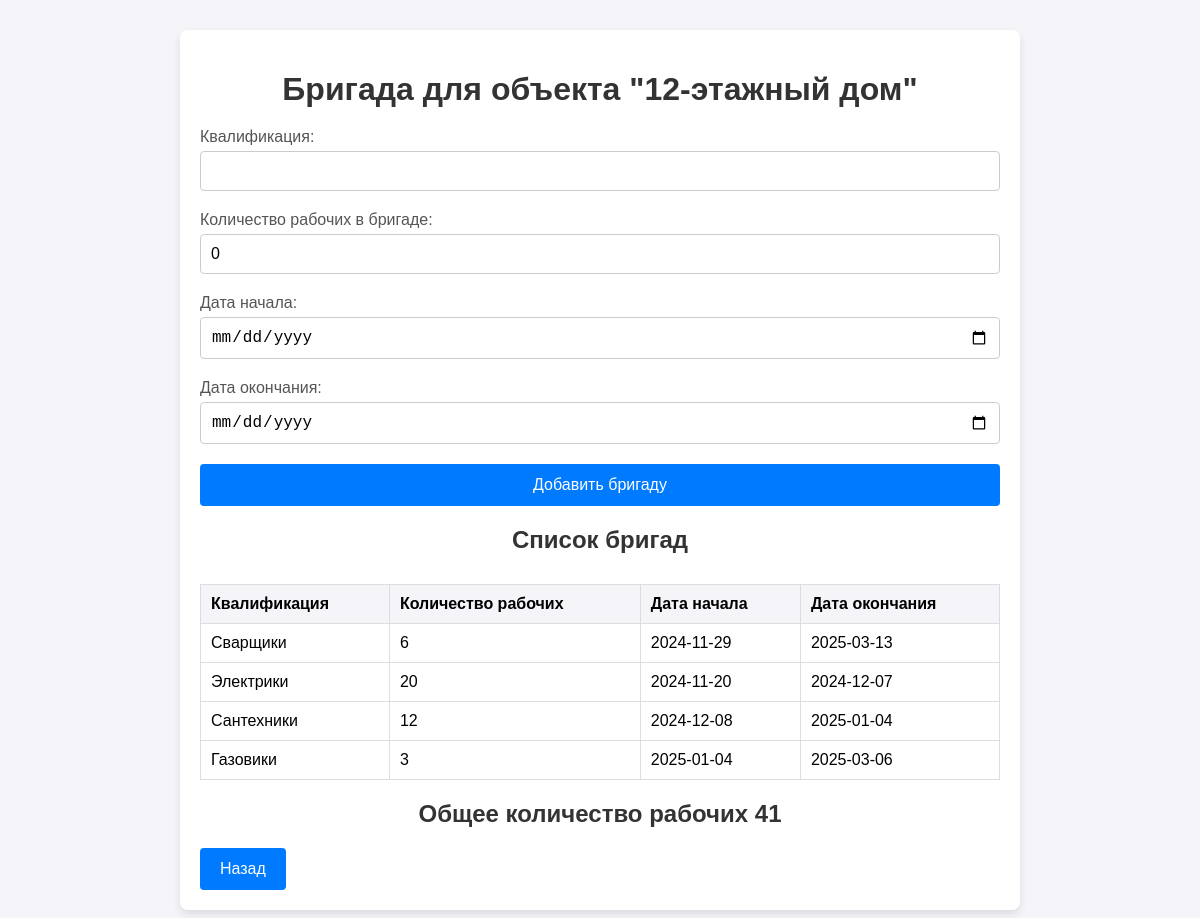
Page /workforce/1 (signed in) on the committed database.
### tables this page shows
CREATE TABLE construction_objects (
                id INTEGER PRIMARY KEY AUTOINCREMENT,
                name TEXT NOT NULL,
                address TEXT NOT NULL,
                deadline TEXT NOT NULL,
                status TEXT NOT NULL
            );

CREATE TABLE workforce (
                id INTEGER PRIMARY KEY AUTOINCREMENT,
                object_id INTEGER NOT NULL,
                kval TEXT NOT NULL,
                workers INTEGER NOT NULL,
                start_date TEXT NOT NULL,
                end_date TEXT NOT NULL,
                FOREIGN KEY (object_id) REFERENCES construction_objects (id) ON DELETE CASCADE
            );

### main.py (the view, shortened to what this page needs)
@app.route("/workforce/<int:object_id>", methods=["GET", "POST"])
@login_required
def manage_workforce(object_id):
    obj = ConstructionObjectTable.get_by_id(object_id)
    workforces = WorkforceTable.get_by_id(object_id)  # Получаем все бригады для объекта
    all_worker = WorkforceTable.count_total_workers(object_id)
    return render_template("manage_workforce.html", obj=obj, workforces=workforces, all_worker=all_worker)

### active_record.py (called while the page is built)
    @staticmethod
    def connect():
        conn = sqlite3.connect(DB_PATH)
        conn.row_factory = sqlite3.Row
        return conn

    @staticmethod
    def from_row(row):
        return ConstructionObject(
            id=row["id"], name=row["name"], address=row["address"],
            deadline=row["deadline"], status=row["status"]
        )

    @staticmethod
    def get_by_id(object_id):
        conn = ConstructionObject.connect()
        cursor = conn.cursor()
        cursor.execute("SELECT * FROM construction_objects WHERE id = ?", (object_id,))
        row = cursor.fetchone()
        conn.close()
        return ConstructionObject.from_row(row) if row else None

    @staticmethod
    def from_row(row):
        return Workforce(
            id=row["id"], object_id=row["object_id"], kval=row["kval"],
            workers=row["workers"], start_date=row["start_date"], end_date=row["end_date"]
        )

    @staticmethod
    def get_all():
        conn = Workforce.connect()
        cursor = conn.cursor()
        cursor.execute("SELECT * FROM workforce")
        rows = cursor.fetchall()
        conn.close()
        return [Workforce.from_row(row) for row in rows]

    @staticmethod
    def get_by_id(workforce_id):
        conn = Workforce.connect()
        cursor = conn.cursor()
        cursor.execute("SELECT * FROM workforce WHERE object_id = ?", (workforce_id,))
        rows = cursor.fetchall()
        conn.close()
        return [Workforce.from_row(row) for row in rows]

    @staticmethod
    def from_row(row):
        if len(row) == 4:
            return User(
                id=row[0],
                username=row[1],
                password=row[2],
                desc=row[3]
            )
        return None

    @classmethod
    def get_by_id(cls, user_id):
        conn = User.connect()
        cursor = conn.cursor()
        cursor.execute("SELECT * FROM users WHERE id = ?", (user_id,))
        row = cursor.fetchone()
        conn.close()
        return User.from_row(row) if row else None

### main.py (called while the page is built)
@login_manager.user_loader
def load_user(user_id):
    return UserTable.get_by_id(user_id)

### table_module.py (called while the page is built)
    @staticmethod
    def get_by_id(object_id):
        return ConstructionObject.get_by_id(object_id)

    @staticmethod
    def get_by_id(object_id):
        return Workforce.get_by_id(object_id)

    @staticmethod
    def get_by_id(user_id):
        return User.get_by_id(user_id)

### templates/manage_workforce.html (shortened to what this page needs)
<!DOCTYPE html>
<html lang="ru">
<head>
</head>
<body>
    <div class="container">
        <h1>Бригада для объекта "{{ obj.name }}"</h1>
        <form method="POST">
            <div class="form-group">
                <label for="kval">Квалификация:</label>
                <input type="text" id="kval" name="kval" value="{{ workforce.kval if workforce else '' }}" required>
            </div>
            <div class="form-group">
                <label for="workers">Количество рабочих в бригаде:</label>
                <input type="number" id="workers" name="workers" value="{{ workforce.workers if workforce else 0 }}" required>
            </div>
            <div class="form-group">
                <label for="start_date">Дата начала:</label>
                <input type="date" id="start_date" name="start_date" value="{{ workforce.start_date if workforce else '' }}" required>
            </div>
            <div class="form-group">
                <label for="end_date">Дата окончания:</label>
                <input type="date" id="end_date" name="end_date" value="{{ workforce.end_date if workforce else '' }}" required>
            </div>
            <button type="submit">Добавить бригаду</button>
        </form>
        <h2>Список бригад</h2>
        <table>
            <thead>
                <tr>
                    <th>Квалификация</th>
                    <th>Количество рабочих</th>
                    <th>Дата начала</th>
                    <th>Дата окончания</th>
                </tr>
            </thead>
            <tbody>
                {% for workforce in workforces %}
                <tr>
                    <td>{{ workforce.kval }}</td>
                    <td>{{ workforce.workers }}</td>
                    <td>{{ workforce.start_date }}</td>
                    <td>{{ workforce.end_date }}</td>
                </tr>
                {% endfor %}
            </tbody>
        </table>
        <h2>
            Общее количество рабочих {{ all_worker }}
        </h2>
        <button onclick="window.location.href='{{ url_for('index') }}'">Назад</button>
    </div>
</body>
</html>

### templates/manage_workforce.html (style rules this page uses)
body { font-family: Arial, sans-serif; background-color: #f4f4f9; margin: 0; padding: 0; }
.container { max-width: 800px; margin: 30px auto; background-color: #ffffff; padding: 20px; border-radius: 8px; box-shadow: 0 4px 8px rgba(0, 0, 0, 0.1); }
h1, h2 { text-align: center; color: #333; margin-bottom: 20px; }
form { display: grid; grid-gap: 20px; }
label { font-size: 16px; color: #555; }
input[type="number"], input[type="text"], input[type="date"] { width: 100%; padding: 10px; font-size: 16px; border: 1px solid #ccc; border-radius: 4px; box-sizing: border-box; }
button { background-color: #007BFF; color: #ffffff; border: none; padding: 12px 20px; font-size: 16px; border-radius: 4px; cursor: pointer; transition: background-color 0.3s; }
.form-group { display: flex; flex-direction: column; }
.form-group input { margin-top: 5px; }
table { width: 100%; margin-top: 30px; border-collapse: collapse; }
table th, table td { padding: 10px; text-align: left; border: 1px solid #ddd; }
table th { background-color: #f4f4f9; }
table td { background-color: #ffffff; }

### rows in the picture
construction_objects: name "12-этажный дом"
workforce: kval "Сварщики", workers "6", start_date "2024-11-29", end_date "2025-03-13"
workforce: kval "Электрики", workers "20", start_date "2024-11-20", end_date "2024-12-07"
workforce: kval "Сантехники", workers "12", start_date "2024-12-08", end_date "2025-01-04"
workforce: kval "Газовики", workers "3", start_date "2025-01-04", end_date "2025-03-06"

### other values in the picture
{{ all_worker }} "41"
